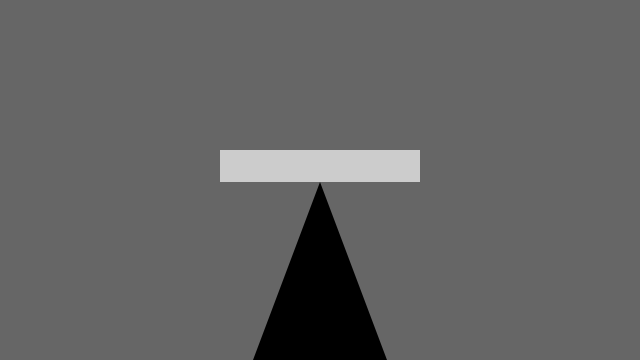
Frame 1 (no input)
Frame 60 (the mouse pressed at the canvas centre just before this capture): identical to frame 1, image omitted
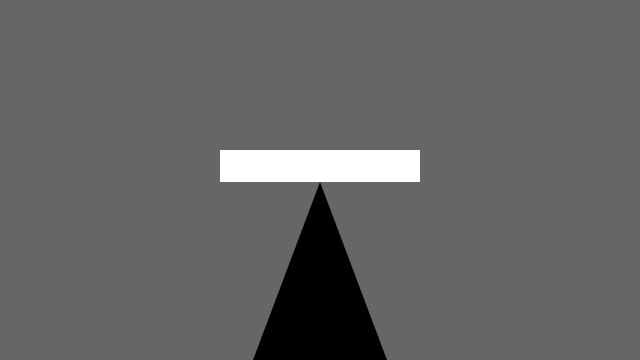
Frame 120 (the mouse held since frame 60 and released just before this capture)

The Processing sketch that drew these frames (run headless with seeded random() and noise(); from frame 60 on, the mouse is pressed at the canvas centre):

// Processing sketch: Dancing_Mountains
// ── Dancing_Mountains.pde
/**
 * Spring. 
 * 
 * Click, drag, and release the horizontal bar to start the spring. 
 */
 
// Spring drawing constants for top bar
int springHeight = 32;  // Height
int left;               // Left position
int right;              // Right position
int max = 200;          // Maximum Y value
int min = 100;          // Minimum Y value
boolean over = false;   // If mouse over
boolean move = false;   // If mouse down and over

// Spring simulation constants
float M = 0.8;   // Mass
float K = 0.2;   // Spring constant
float D = 0.92;  // Damping
float R = 150;   // Rest position

// Spring simulation variables
float ps = R;    // Position
float vs = 0.0;  // Velocity
float as = 0;    // Acceleration
float f = 0;     // Force


void setup() {
  size(640, 360);
  rectMode(CORNERS);
  noStroke();
  left = width/2 - 100;
  right = width/2 + 100;
}

void draw() {
  background(102);
  updateSpring();
  drawSpring();
}

void drawSpring() {
  
  // Draw base
  fill(0.2);
  float baseWidth = 0.5 * ps + -8;
  triangle(width/2 + baseWidth, height, width/2, ps + springHeight , width/2 - baseWidth,height);
  //rect(width/2 - baseWidth, ps + springHeight, width/2 + baseWidth, height);


  // Set color and draw top bar
  if(over || move) { 
    fill(255);
  } else { 
    fill(204);
  }
  rect(left, ps, right, ps + springHeight);
}


void updateSpring() {
  // Update the spring position
  if(!move) {
    f = -K * (ps - R);    // f=-ky
    as = f / M;           // Set the acceleration, f=ma == a=f/m
    vs = D * (vs + as);   // Set the velocity
    ps = ps + vs;         // Updated position
  }
  if(abs(vs) < 0.1) {
    vs = 0.0;
  }

  // Test if mouse is over the top bar
  if(mouseX > left && mouseX < right && mouseY > ps && mouseY < ps + springHeight) {
    over = true;
  } else {
    over = false;
  }
  
  // Set and constrain the position of top bar
  if(move) {
    ps = mouseY - springHeight/2;
    ps = constrain(ps, min, max);
  }
}

void mousePressed() {
  if(over) {
    move = true;
  }
}

void mouseReleased() {
  move = false;
}
